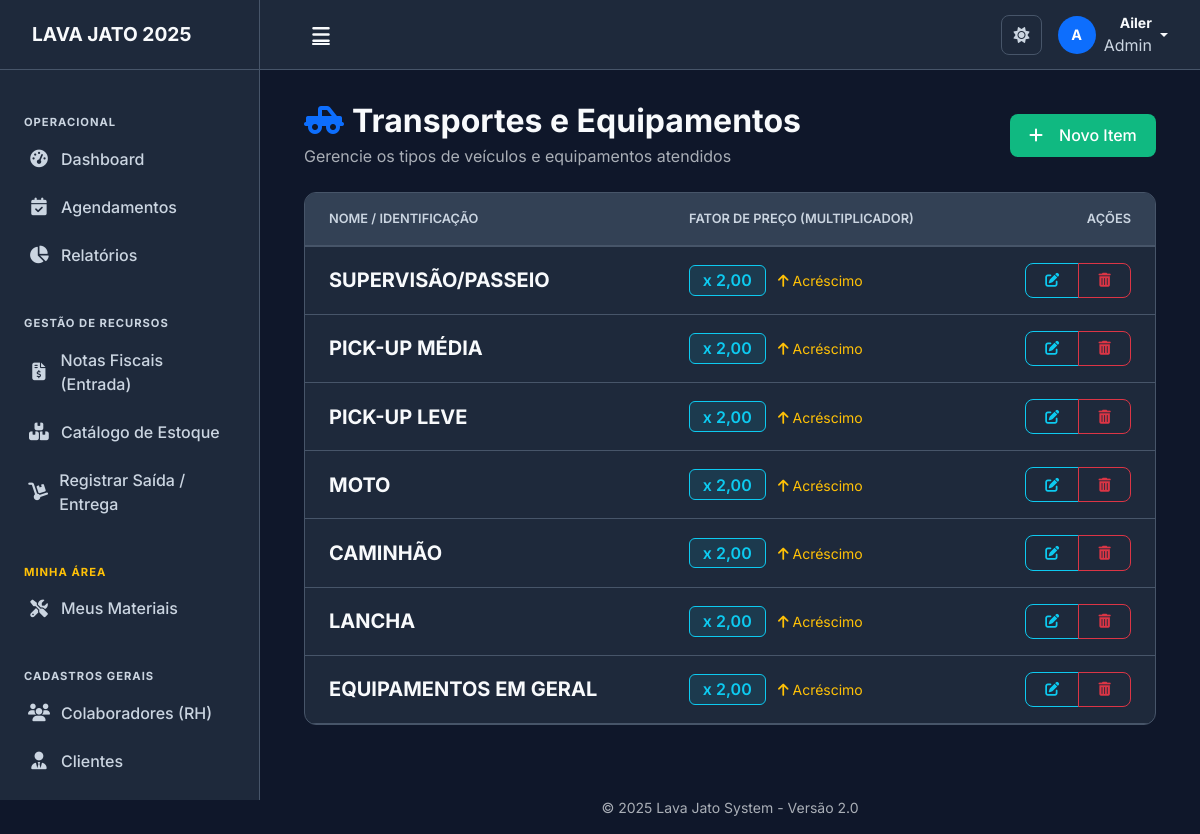
Screenshot of /transportes-equipamentos/ (signed in) with the database file from the repository.
### lavagens/models.py (models this page shows, shortened)
class TransporteEquipamento(models.Model):
    nome = models.CharField(max_length=50, unique=True)
    multiplicador_preco = models.DecimalField(max_digits=5, decimal_places=2, default=1.00)
    class Meta:
        verbose_name = "Transporte/Equipamento"
        verbose_name_plural = "Transportes/Equipamentos"

### lavagens/views.py (the view)
# urls.py: path("transportes-equipamentos/", lavagens_views.transporte_equipamento_list, name="transporte_equipamento_list"),
@login_required
def transporte_equipamento_list(request):
    transportes_equipamentos = TransporteEquipamento.objects.all()
    return render(request, 'lavagens/transporte_equipamento_list.html', {'transportes_equipamentos': transportes_equipamentos})

### templates/lavagens/transporte_equipamento_list.html (shortened to what this page needs)
{% extends 'base/base.html' %}
{% load static %}
{% block extra_css %}
    <link rel="stylesheet" href="{% static 'css/base.css' %}">
    <link rel="stylesheet" href="{% static 'css/components.css' %}">
{% endblock %}
{% block content %}
<div class="container-fluid fade-in">
    <div class="d-flex justify-content-between align-items-center mb-4">
        <div>
            <h2 class="mb-1 fw-bold" style="color: var(--text-light);">
                <i class="fas fa-truck-pickup me-2 text-primary"></i>Transportes e Equipamentos
            </h2>
            <p class="text-muted mb-0">Gerencie os tipos de veículos e equipamentos atendidos</p>
        </div>
        <a href="{% url 'transporte_equipamento_create' %}" class="btn btn-success-custom">
            <i class="fas fa-plus me-2"></i>Novo Item
        </a>
    </div>
    <div class="card-custom">
        <div class="card-body p-0">
            <div class="table-responsive">
                <table class="table table-hover align-middle mb-0">
                    <thead style="background-color: var(--card-header-bg); border-bottom: 1px solid var(--border-color);">
                        <tr>
                            <th class="ps-4">Nome / Identificação</th>
                            <th>Fator de Preço (Multiplicador)</th>
                            <th class="text-end pe-4">Ações</th>
                        </tr>
                    </thead>
                    <tbody>
                        {% for item in transportes_equipamentos %}
                        <tr>
                            <td class="ps-4">
                                <div class="fw-bold fs-5">{{ item.nome }}</div>
                            </td>
                            <td>
                                <span class="badge bg-info bg-opacity-10 text-info border border-info fs-6">
                                    x {{ item.multiplicador_preco|floatformat:2 }}
                                </span>
                                <small class="text-muted ms-2">
                                    {% if item.multiplicador_preco == 1 %}
                                        (Preço Padrão)
                                    {% elif item.multiplicador_preco > 1 %}
                                        <span class="text-warning"><i class="fas fa-arrow-up"></i> Acréscimo</span>
                                    {% else %}
                                        <span class="text-success"><i class="fas fa-arrow-down"></i> Desconto</span>
                                    {% endif %}
                                </small>
                            </td>
                            <td class="text-end pe-4">
                                <div class="btn-group">
                                    <a href="{% url 'transporte_equipamento_update' item.pk %}" class="btn btn-sm btn-outline-info" title="Editar">
                                        <i class="fas fa-edit"></i>
                                    </a>
                                    <a href="{% url 'transporte_equipamento_delete' item.pk %}" class="btn btn-sm btn-outline-danger" title="Excluir">
                                        <i class="fas fa-trash-alt"></i>
                                    </a>
                                </div>
                            </td>
                        </tr>
                        {% endfor %}
                    </tbody>
                </table>
            </div>
        </div>
    </div>
</div>
{% endblock %}

### templates/base/base.html (shortened to what this page needs)
{% load static %}
<!DOCTYPE html>
<html lang="pt-br" data-bs-theme="dark">
<head>
    <link href="https://cdn.jsdelivr.net/npm/bootstrap@5.3.3/dist/css/bootstrap.min.css" rel="stylesheet">
    <link rel="stylesheet" href="https://cdnjs.cloudflare.com/ajax/libs/font-awesome/6.4.0/css/all.min.css">
    <link href="https://cdn.jsdelivr.net/npm/select2@4.1.0-rc.0/dist/css/select2.min.css" rel="stylesheet" />
    <link rel="stylesheet" href="https://cdn.jsdelivr.net/npm/select2-bootstrap-5-theme@1.3.0/dist/select2-bootstrap-5-theme.min.css" />
    <link rel="stylesheet" href="{% static 'css/base.css' %}">
    <link rel="stylesheet" href="{% static 'css/components.css' %}">
    <link rel="stylesheet" href="{% static 'css/pages.css' %}">
    <link rel="stylesheet" href="{% static 'css/layout_sistematico.css' %}">
    {% block extra_css %}{% endblock %}
</head>
<body>
    <aside class="sidebar" id="sidebar">
        <div class="sidebar-header">
            <a href="{% url 'dashboard' %}" class="sidebar-brand text-decoration-none">
                <span class="logo-expanded">
                    <span class="brand-text">LAVA JATO 2025</span>
                </span>
            </a>
        </div>
        <div class="sidebar-content custom-scrollbar">
            <nav class="sidebar-menu mt-3">
                <div class="menu-label">Operacional</div>
                <a href="{% url 'dashboard' %}" class="nav-link {% if request.resolver_match.url_name == 'dashboard' %}active{% endif %}">
                    <i class="fas fa-tachometer-alt"></i><span>Dashboard</span>
                </a>
                <a href="{% url 'agendamentos_dashboard' %}" class="nav-link {% if 'agendamento' in request.resolver_match.url_name %}active{% endif %}">
                    <i class="fas fa-calendar-check"></i><span>Agendamentos</span>
                </a>
                <a href="{% url 'relatorios' %}" class="nav-link {% if 'relatorios' in request.resolver_match.url_name %}active{% endif %}">
                    <i class="fas fa-chart-pie"></i><span>Relatórios</span>
                </a>
                <div class="menu-label mt-4">Gestão de Recursos</div>
                <a href="{% url 'nota_fiscal_lista' %}" class="nav-link {% if 'nota' in request.resolver_match.url_name %}active{% endif %}">
                    <i class="fas fa-file-invoice-dollar"></i><span>Notas Fiscais (Entrada)</span>
                </a>
                <a href="{% url 'estoque_lista' %}" class="nav-link {% if 'estoque_lista' in request.resolver_match.url_name %}active{% endif %}">
                    <i class="fas fa-boxes"></i><span>Catálogo de Estoque</span>
                </a>
                <a href="{% url 'saida_estoque' %}" class="nav-link {% if 'saida' in request.resolver_match.url_name %}active{% endif %}">
                    <i class="fas fa-dolly"></i><span>Registrar Saída / Entrega</span>
                </a>
                <div class="menu-label mt-4 text-warning">Minha Área</div>
                <a href="{% url 'meu_estoque_pessoal' %}" class="nav-link {% if 'meu_estoque' in request.resolver_match.url_name %}active{% endif %}">
                    <i class="fas fa-tools"></i><span>Meus Materiais</span>
                </a>
                <div class="menu-label mt-4">Cadastros Gerais</div>
                <a href="{% url 'lavador_list' %}" class="nav-link {% if 'lavador' in request.resolver_match.url_name %}active{% endif %}">
                    <i class="fas fa-users"></i><span>Colaboradores (RH)</span>
                </a>
                <a href="{% url 'cliente_list' %}" class="nav-link {% if 'cliente' in request.resolver_match.url_name %}active{% endif %}">
                    <i class="fas fa-user-tie"></i><span>Clientes</span>
                </a>
                <a href="{% url 'veiculo_list' %}" class="nav-link {% if 'veiculo' in request.resolver_match.url_name %}active{% endif %}">
                    <span>Veículos</span>
                </a>
            </nav>
        </div>
    </aside>
    <div class="main-wrapper" id="main-wrapper">
        <header class="top-navbar">
            <div class="d-flex align-items-center justify-content-between w-100">
                <button class="btn btn-link text-light" id="sidebar-toggle"><i class="fas fa-bars fa-lg"></i></button>
                <div class="d-flex align-items-center gap-3">
                    <button class="btn btn-icon-only" id="theme-switcher" title="Alternar Tema">
                        <i class="fas fa-sun" id="theme-icon-sun" style="display: none;"></i>
                    </button>
                    <div class="dropdown">
                        <a href="#" class="d-flex align-items-center text-decoration-none text-light dropdown-toggle" data-bs-toggle="dropdown">
                            <div class="avatar-circle bg-primary me-2">
                                {% if user.is_authenticated %}{{ user.username|first|upper }}{% else %}<i class="fas fa-user"></i>{% endif %}
                            </div>
                            <div class="d-none d-md-block text-end me-1">
                                <div class="fw-bold small">{{ user.username|default:"Visitante" }}</div>
                                <div class="text-muted x-small">Admin</div>
                            </div>
                        </a>
                    </div>
                </div>
            </div>
        </header>
        <main class="page-content">
            {% block content %}{% endblock %}
        </main>
        <footer class="footer mt-auto py-3 text-center text-muted small">
            &copy; 2025 Lava Jato System - Versão 2.0
        </footer>
    </div>
</body>
</html>

### static/css/base.css (style rules this page uses)
:root { --color-scheme: dark; --primary-color: #3b82f6; --primary-dark: #2563eb; --success-color: #10b981; --background-color: #0f172a; --card-bg: #1e293b; --card-header-bg: #334155; --hover-bg: #334155; --input-bg: #0f172a; --input-focus-bg: #1e293b; --border-color: #475569; --text-light: #f8fafc; --text-muted: #cbd5e1; --text-placeholder: #64748b; }
body { background-color: var(--background-color) !important; color: var(--text-light) !important; font-family: 'Inter', sans-serif; transition: background-color 0.3s, color 0.3s; }
a { color: var(--primary-color); text-decoration: none; }
i { color: inherit; }

### static/css/components.css (style rules this page uses)
.card-custom { background-color: var(--card-bg); border: 1px solid var(--border-color); border-radius: 0.75rem; box-shadow: var(--shadow-md); margin-bottom: 1.5rem; transition: transform 0.2s ease, box-shadow 0.2s ease; overflow: hidden; }
.card-body { padding: 1.5rem; color: var(--text-light); }
.btn { font-weight: 500; border-radius: 0.5rem; padding: 0.6rem 1.2rem; transition: all 0.2s; display: inline-flex; align-items: center; justify-content: center; gap: 0.5rem; }
.btn-success-custom { background-color: var(--success-color); color: #fff; border: none; }
.table { color: var(--text-light); margin-bottom: 0; }
.table > :not(caption) > * > * { background-color: transparent; border-bottom-color: var(--border-color); padding: 1rem 0.75rem; color: var(--text-light); }
.table thead th { background-color: var(--card-header-bg); color: var(--text-muted); font-weight: 600; font-size: 0.8rem; text-transform: uppercase; border-bottom: 2px solid var(--border-color); }
.badge { padding: 0.4em 0.8em; font-weight: 600; border-radius: 6px; font-size: 0.75rem; }
.card-custom { background-color: var(--card-bg) !important; border: 1px solid var(--border-color) !important; color: var(--text-light) !important; }

### static/css/pages.css (style rules this page uses)
:root { --sidebar-width: 260px; --sidebar-width-collapsed: 70px; --header-height: 70px; }
.sidebar { width: var(--sidebar-width); height: 100vh; position: fixed; top: 0; left: 0; background-color: var(--card-bg); border-right: 1px solid var(--border-color); display: flex; flex-direction: column; transition: all 0.3s ease; z-index: 1040; }
.sidebar-header { height: var(--header-height); display: flex; align-items: center; padding: 0 1.5rem; border-bottom: 1px solid var(--border-color); }
.brand-text { font-weight: 700; font-size: 1.2rem; color: var(--text-light); }
.sidebar-content { flex: 1; overflow-y: auto; padding: 1rem 0; }
.menu-label { padding: 0.75rem 1.5rem 0.25rem; font-size: 0.7rem; font-weight: 700; text-transform: uppercase; color: var(--text-muted); letter-spacing: 1px; }
.nav-link { display: flex; align-items: center; padding: 0.75rem 1.5rem; color: var(--text-muted); text-decoration: none; transition: all 0.2s; border-left: 3px solid transparent; font-weight: 500; }
.nav-link i { width: 24px; text-align: center; margin-right: 10px; font-size: 1.1rem; }
.main-wrapper { margin-left: var(--sidebar-width); min-height: 100vh; display: flex; flex-direction: column; transition: margin-left 0.3s ease; background-color: var(--background-color); }
.top-navbar { height: var(--header-height); background-color: var(--card-bg); border-bottom: 1px solid var(--border-color); display: flex; align-items: center; padding: 0 2rem; position: sticky; top: 0; z-index: 1030; color: var(--text-light); }
.top-navbar .btn-link { color: var(--text-light) !important; }
.btn-icon-only { width: 40px; height: 40px; border-radius: 50%; display: flex; align-items: center; justify-content: center; color: var(--text-muted); border: 1px solid var(--border-color); background: transparent; transition: 0.2s; }
.top-navbar .dropdown-toggle { color: var(--text-light) !important; }
.top-navbar .text-muted { color: var(--text-muted) !important; }
.avatar-circle { width: 38px; height: 38px; border-radius: 50%; display: flex; align-items: center; justify-content: center; font-weight: bold; color: white; font-size: 0.9rem; }

### rows the page displays
TransporteEquipamento: nome "SUPERVISÃO/PASSEIO", multiplicador_preco "2,00", shows "Acréscimo"
TransporteEquipamento: nome "PICK-UP MÉDIA", multiplicador_preco "2,00", shows "Acréscimo"
TransporteEquipamento: nome "PICK-UP LEVE", multiplicador_preco "2,00", shows "Acréscimo"
TransporteEquipamento: nome "MOTO", multiplicador_preco "2,00", shows "Acréscimo"
TransporteEquipamento: nome "CAMINHÃO", multiplicador_preco "2,00", shows "Acréscimo"
TransporteEquipamento: nome "LANCHA", multiplicador_preco "2,00", shows "Acréscimo"
TransporteEquipamento: nome "EQUIPAMENTOS EM GERAL", multiplicador_preco "2,00", shows "Acréscimo"

### other values shown
{{ user.username|first|upper }} "A"
{{ user.username|default:"Visitante" }} "Ailer"
